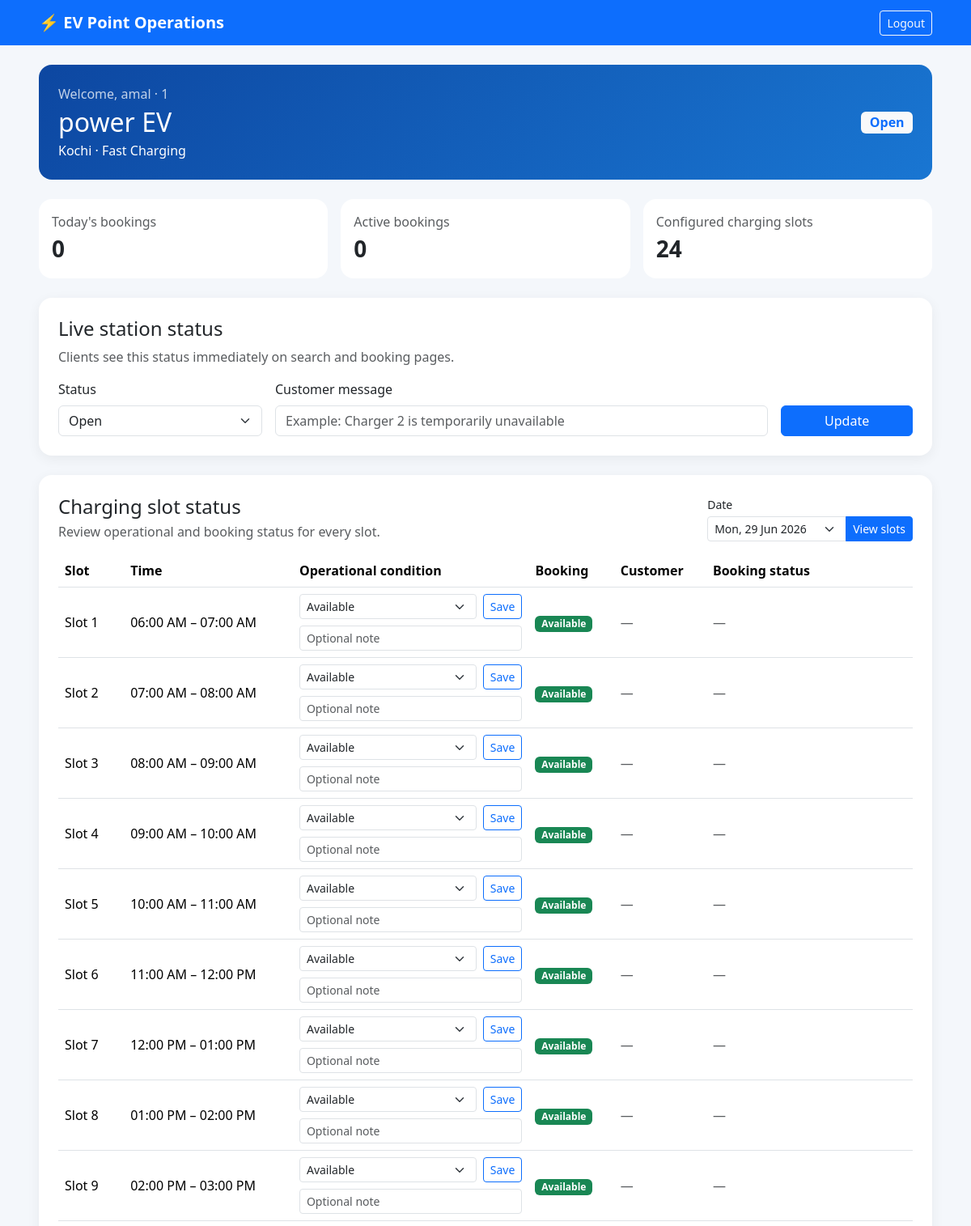
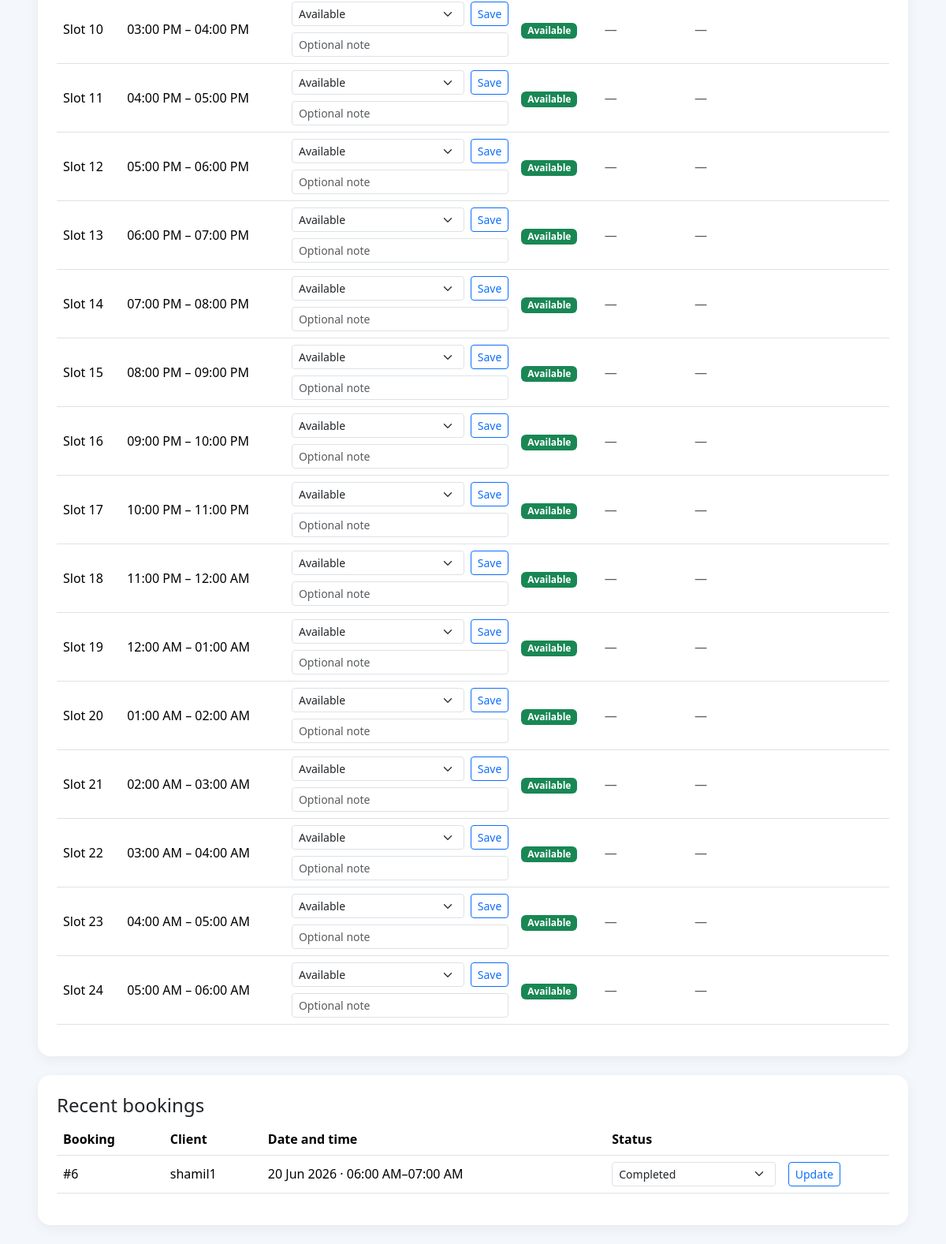
Page /staff/dashboard/ (signed in) on the committed database (2 pictures, top to bottom).
### staff_app/models.py (models this page shows, shortened)
class StationStaffProfile(models.Model):
    user = models.OneToOneField(
        settings.AUTH_USER_MODEL,
        on_delete=models.CASCADE,
        related_name='station_staff_profile',
    )
    station = models.ForeignKey(
        EVStation,
        on_delete=models.CASCADE,
        related_name='staff_members',
    )
    created_by = models.ForeignKey(
        OwnerProfile,
        on_delete=models.CASCADE,
        related_name='created_staff_members',
    )
    full_name = models.CharField(max_length=100)
    phone = models.CharField(max_length=15)
    employee_id = models.CharField(max_length=30)
    is_active = models.BooleanField(default=True)
    created_at = models.DateTimeField(auto_now_add=True)
    class Meta:
        constraints = [
            models.UniqueConstraint(
                fields=('station', 'employee_id'),
                name='unique_employee_id_per_station',
            ),
        ]
        ordering = ('station__station_name', 'full_name')

### owner_app/models.py (models this page shows, shortened)
class EVStation(models.Model):
    class OperationalStatus(models.TextChoices):
        OPEN = 'open', 'Open'
        CLOSED = 'closed', 'Closed'
        MAINTENANCE = 'maintenance', 'Under maintenance'
        OFFLINE = 'offline', 'Offline'
    station_id = models.AutoField(
        primary_key=True
    )
    owner = models.ForeignKey(
        OwnerProfile,
        on_delete=models.CASCADE
    )
    station_name = models.CharField(max_length=100)
    city = models.CharField(max_length=50)
    station_type = models.CharField(max_length=50)
    total_slots = models.IntegerField()
    rate_per_unit = models.DecimalField(
        max_digits=6,
        decimal_places=2
    )
    phone_number = models.CharField(max_length=10)
    is_active = models.BooleanField(default=False)
    operational_status = models.CharField(
        max_length=20,
        choices=OperationalStatus.choices,
        default=OperationalStatus.CLOSED,
    )
    status_message = models.CharField(max_length=200, blank=True)
    status_updated_at = models.DateTimeField(null=True, blank=True)
    status_updated_by = models.ForeignKey(
        settings.AUTH_USER_MODEL,
        on_delete=models.SET_NULL,
        null=True,
        blank=True,
        related_name='station_status_updates',
    )

class chargingslot(models.Model):
    slot_id = models.IntegerField(primary_key=True)
    slot_name = models.CharField(max_length=50)
    start_time = models.CharField(max_length=20)
    end_time = models.CharField(max_length=20)

### client_app/models.py (models this page shows, shortened)
class Booking(models.Model):
    class Status(models.TextChoices):
        PENDING = 'pending', 'Pending'
        CONFIRMED = 'confirmed', 'Confirmed'
        CHARGING = 'charging', 'Charging'
        COMPLETED = 'completed', 'Completed'
        CANCELLED = 'cancelled', 'Cancelled'
    user = models.ForeignKey(
        settings.AUTH_USER_MODEL,
        on_delete=models.CASCADE
    )
    station = models.ForeignKey(
        EVStation,
        on_delete=models.CASCADE
    )
    date = models.DateField()
    slot_name = models.CharField(max_length=50)
    start_time = models.CharField(max_length=20)
    end_time = models.CharField(max_length=20)
    created_at = models.DateTimeField(auto_now_add=True)
    status = models.CharField(
        max_length=20,
        choices=Status.choices,
        default=Status.PENDING,
    )
    status_updated_at = models.DateTimeField(null=True, blank=True)
    status_updated_by = models.ForeignKey(
        settings.AUTH_USER_MODEL,
        on_delete=models.SET_NULL,
        null=True,
        blank=True,
        related_name='booking_status_updates',
    )
    class Meta:
        constraints = [
            models.UniqueConstraint(
                fields=('station', 'date', 'slot_name'),
                condition=~Q(status='cancelled'),
                name='unique_active_booking_per_station_slot',
            ),
        ]
        ordering = ['-date', 'slot_name']

### staff_app/views.py (the view)
# urls.py: path('dashboard/',views.dashboard,name='staff_dashboard'),
def dashboard(request):
    profile = request.user.station_staff_profile
    if not profile.is_active:
        messages.error(request, 'Your station staff account is inactive.')
        return redirect('staff_login')
    station = profile.station
    bookings = Booking.objects.filter(station=station).select_related('user')
    selected_date, date_options = selected_booking_date(request.GET.get('date'))
    slot_rows = build_slot_status_rows(station, selected_date)
    context = {
        'profile': profile,
        'station': station,
        'slot_rows': slot_rows,
        'today_booking_count': bookings.filter(date=timezone.localdate()).count(),
        'active_booking_count': bookings.filter(
            status__in=(Booking.Status.PENDING, Booking.Status.CONFIRMED, Booking.Status.CHARGING),
        ).count(),
        'recent_bookings': bookings[:10],
        'station_status_choices': EVStation.OperationalStatus.choices,
        'slot_status_choices': StationSlotStatus.Status.choices,
        'booking_status_choices': Booking.Status.choices,
        'selected_date': selected_date,
        'date_options': date_options,
    }
    return render(request, 'staff_app/dashboard.html', context)

### staff_app/slot_status.py (called while the page is built)
def booking_date_options():
    today = timezone.localdate()
    return [today + datetime.timedelta(days=offset) for offset in range(7)]

def selected_booking_date(raw_date):
    available_dates = booking_date_options()
    try:
        selected_date = datetime.date.fromisoformat(raw_date) if raw_date else available_dates[0]
    except (TypeError, ValueError):
        selected_date = available_dates[0]
    if selected_date not in available_dates:
        selected_date = available_dates[0]
    return selected_date, available_dates

### staff_app/templates/staff_app/dashboard.html (shortened to what this page needs)
<!DOCTYPE html>
<html lang="en">
<head>
  <link href="https://cdn.jsdelivr.net/npm/bootstrap@5.3.3/dist/css/bootstrap.min.css" rel="stylesheet">
</head>
<body>
  <nav class="navbar navbar-dark bg-primary">
    <div class="container-fluid px-lg-5">
      <span class="navbar-brand fw-bold">⚡ EV Point Operations</span>
      <form method="post" action="{% url 'logout' %}">
        <button class="btn btn-outline-light btn-sm">Logout</button>
      </form>
    </div>
  </nav>
  <main class="container-fluid px-lg-5 py-4">
    <section class="hero rounded-4 p-4 mb-4">
      <div class="d-md-flex justify-content-between align-items-center">
        <div>
          <p class="mb-1 opacity-75">Welcome, {{ profile.full_name }} · {{ profile.employee_id }}</p>
          <h1 class="h2 mb-1">{{ station.station_name }}</h1>
          <p class="mb-0">{{ station.city }} · {{ station.station_type }}</p>
        </div>
        <span class="badge bg-light text-primary fs-6 mt-3 mt-md-0">{{ station.get_operational_status_display }}</span>
      </div>
    </section>
    <div class="row g-3 mb-4">
      <div class="col-md-4"><div class="card metric p-3"><span class="text-muted">Today's bookings</span><strong class="fs-3">{{ today_booking_count }}</strong></div></div>
      <div class="col-md-4"><div class="card metric p-3"><span class="text-muted">Active bookings</span><strong class="fs-3">{{ active_booking_count }}</strong></div></div>
      <div class="col-md-4"><div class="card metric p-3"><span class="text-muted">Configured charging slots</span><strong class="fs-3">{{ slot_rows|length }}</strong></div></div>
    </div>
    <section class="card section-card p-4 mb-4">
      <h2 class="h4">Live station status</h2>
      <p class="text-muted">Clients see this status immediately on search and booking pages.</p>
      <form method="post" action="{% url 'update_station_status' %}" class="row g-3">
        <div class="col-md-3">
          <label class="form-label">Status</label>
          <select class="form-select" name="operational_status" required>
            {% for value, label in station_status_choices %}
              <option value="{{ value }}" {% if station.operational_status == value %}selected{% endif %}>{{ label }}</option>
            {% endfor %}
          </select>
        </div>
        <div class="col-md-7">
          <label class="form-label">Customer message</label>
          <input class="form-control" name="status_message" maxlength="200" value="{{ station.status_message }}" placeholder="Example: Charger 2 is temporarily unavailable">
        </div>
        <div class="col-md-2 d-flex align-items-end"><button class="btn btn-primary w-100">Update</button></div>
      </form>
    </section>
    <section class="card section-card p-4 mb-4">
      <div class="d-md-flex justify-content-between align-items-end mb-3">
        <div>
          <h2 class="h4 mb-1">Charging slot status</h2>
          <p class="text-muted mb-0">Review operational and booking status for every slot.</p>
        </div>
        <form method="get" class="mt-3 mt-md-0">
          <label class="form-label small mb-1" for="staff-date">Date</label>
          <div class="input-group input-group-sm">
            <select class="form-select" id="staff-date" name="date">
              {% for option in date_options %}
                <option value="{{ option|date:'Y-m-d' }}" {% if option == selected_date %}selected{% endif %}>{{ option|date:'D, d M Y' }}</option>
              {% endfor %}
            </select>
            <button class="btn btn-primary">View slots</button>
          </div>
        </form>
      </div>
      <div class="table-responsive">
        <table class="table align-middle">
          <thead><tr><th>Slot</th><th>Time</th><th>Operational condition</th><th>Booking</th><th>Customer</th><th>Booking status</th></tr></thead>
          <tbody>
            {% for row in slot_rows %}
              <tr>
                <td>{{ row.slot.slot_name|title }}</td>
                <td class="text-nowrap">{{ row.slot.start_time }} – {{ row.slot.end_time }}</td>
                <td style="min-width: 240px;">
                  <form method="post" action="{% url 'update_slot_status' row.slot.slot_id %}" class="d-flex flex-column gap-2">
                    <div class="d-flex gap-2">
                      <select class="form-select form-select-sm" name="status" aria-label="Operational status for {{ row.slot.slot_name }}">
                        {% for value, label in slot_status_choices %}
                          <option value="{{ value }}" {% if row.condition_value == value %}selected{% endif %}>{{ label }}</option>
                        {% endfor %}
                      </select>
                      <button class="btn btn-sm btn-outline-primary">Save</button>
                    </div>
                    <input class="form-control form-control-sm" name="note" maxlength="200" value="{{ row.station_status.note }}" placeholder="Optional note">
                  </form>
                </td>
                <td>
                  <span class="badge bg-{{ row.booking_badge }}{% if row.booking_badge == 'warning' %} text-dark{% endif %}">{{ row.booking_label }}</span>
                </td>
                <td>{% if row.booking %}{{ row.booking.user.username }}{% else %}<span class="text-muted">—</span>{% endif %}</td>
                <td style="min-width: 210px;">
                  {% if row.booking %}
                    <form method="post" action="{% url 'update_booking_status' row.booking.pk %}" class="d-flex gap-2">
                      {% csrf_token %}
                      <input type="hidden" name="selected_date" value="{{ selected_date|date:'Y-m-d' }}">
                      <select class="form-select form-select-sm" name="status" aria-label="Status for booking {{ row.booking.pk }}">
                        {% for value, label in booking_status_choices %}<option value="{{ value }}" {% if row.booking.status == value %}selected{% endif %}>{{ label }}</option>{% endfor %}
                      </select>
                      <button class="btn btn-sm btn-outline-primary">Update</button>
                    </form>
                  {% else %}<span class="text-muted">—</span>{% endif %}
                </td>
              </tr>
            {% empty %}<tr><td colspan="6" class="text-muted">No charging slots have been configured.</td></tr>{% endfor %}
          </tbody>
        </table>
      </div>
    </section>
    <section class="card section-card p-4">
      <h2 class="h4">Recent bookings</h2>
      <div class="table-responsive">
        <table class="table align-middle">
          <thead><tr><th>Booking</th><th>Client</th><th>Date and time</th><th>Status</th><th></th></tr></thead>
          <tbody>
            {% for booking in recent_bookings %}
              <tr>
                <td>#{{ booking.pk }}</td>
                <td>{{ booking.user.username }}</td>
                <td>{{ booking.date|date:'d M Y' }} · {{ booking.start_time }}–{{ booking.end_time }}</td>
                  <td><select class="form-select form-select-sm" name="status" form="booking-form-{{ booking.pk }}">
                    {% for value, label in booking_status_choices %}<option value="{{ value }}" {% if booking.status == value %}selected{% endif %}>{{ label }}</option>{% endfor %}
                  </select></td>
                  <td><form id="booking-form-{{ booking.pk }}" method="post" action="{% url 'update_booking_status' booking.pk %}"><button class="btn btn-sm btn-outline-primary">Update</button></form></td>
              </tr>
            {% empty %}<tr><td colspan="5" class="text-muted">No bookings yet.</td></tr>{% endfor %}
          </tbody>
        </table>
      </div>
    </section>
  </main>
</body>
</html>

### staff_app/templates/staff_app/dashboard.html (style rules this page uses)
body { background: #f4f7fb; }
.hero { background: linear-gradient(135deg, #0d47a1, #1976d2); color: white; }
.metric { border: 0; border-radius: 1rem; }
.section-card { border: 0; border-radius: 1rem; box-shadow: 0 .25rem 1rem rgba(0,0,0,.06); }
.table td, .table th { vertical-align: middle; }

### rows in the picture
StationStaffProfile: full_name "amal", employee_id "1"
EVStation: station_name "power EV", city "Kochi", station_type "Fast Charging", operational_status "Open"
chargingslot: slot.slot_name "Slot 1", slot.start_time "06:00 AM", slot.end_time "07:00 AM", status "Available", booking_label "Available"
chargingslot: slot.slot_name "Slot 2", slot.start_time "07:00 AM", slot.end_time "08:00 AM", status "Available", booking_label "Available"
chargingslot: slot.slot_name "Slot 3", slot.start_time "08:00 AM", slot.end_time "09:00 AM", status "Available", booking_label "Available"
chargingslot: slot.slot_name "Slot 4", slot.start_time "09:00 AM", slot.end_time "10:00 AM", status "Available", booking_label "Available"
chargingslot: slot.slot_name "Slot 5", slot.start_time "10:00 AM", slot.end_time "11:00 AM", status "Available", booking_label "Available"
chargingslot: slot.slot_name "Slot 6", slot.start_time "11:00 AM", slot.end_time "12:00 PM", status "Available", booking_label "Available"
chargingslot: slot.slot_name "Slot 7", slot.start_time "12:00 PM", slot.end_time "01:00 PM", status "Available", booking_label "Available"
chargingslot: slot.slot_name "Slot 8", slot.start_time "01:00 PM", slot.end_time "02:00 PM", status "Available", booking_label "Available"
chargingslot: slot.slot_name "Slot 9", slot.start_time "02:00 PM", slot.end_time "03:00 PM", status "Available", booking_label "Available"
chargingslot: slot.slot_name "Slot 10", slot.start_time "03:00 PM", slot.end_time "04:00 PM", status "Available", booking_label "Available"
chargingslot: slot.slot_name "Slot 11", slot.start_time "04:00 PM", slot.end_time "05:00 PM", status "Available", booking_label "Available"
chargingslot: slot.slot_name "Slot 12", slot.start_time "05:00 PM", slot.end_time "06:00 PM", status "Available", booking_label "Available"
chargingslot: slot.slot_name "Slot 13", slot.start_time "06:00 PM", slot.end_time "07:00 PM", status "Available", booking_label "Available"
chargingslot: slot.slot_name "Slot 14", slot.start_time "07:00 PM", slot.end_time "08:00 PM", status "Available", booking_label "Available"
chargingslot: slot.slot_name "Slot 15", slot.start_time "08:00 PM", slot.end_time "09:00 PM", status "Available", booking_label "Available"
chargingslot: slot.slot_name "Slot 16", slot.start_time "09:00 PM", slot.end_time "10:00 PM", status "Available", booking_label "Available"
chargingslot: slot.slot_name "Slot 17", slot.start_time "10:00 PM", slot.end_time "11:00 PM", status "Available", booking_label "Available"
chargingslot: slot.slot_name "Slot 18", slot.start_time "11:00 PM", slot.end_time "12:00 AM", status "Available", booking_label "Available"
chargingslot: slot.slot_name "Slot 19", slot.start_time "12:00 AM", slot.end_time "01:00 AM", status "Available", booking_label "Available"
chargingslot: slot.slot_name "Slot 20", slot.start_time "01:00 AM", slot.end_time "02:00 AM", status "Available", booking_label "Available"
chargingslot: slot.slot_name "Slot 21", slot.start_time "02:00 AM", slot.end_time "03:00 AM", status "Available", booking_label "Available"
chargingslot: slot.slot_name "Slot 22", slot.start_time "03:00 AM", slot.end_time "04:00 AM", status "Available", booking_label "Available"
chargingslot: slot.slot_name "Slot 23", slot.start_time "04:00 AM", slot.end_time "05:00 AM", status "Available", booking_label "Available"
chargingslot: slot.slot_name "Slot 24", slot.start_time "05:00 AM", slot.end_time "06:00 AM", status "Available", booking_label "Available"
Booking: pk "6", user.username "shamil1", date "20 Jun 2026", start_time "06:00 AM", end_time "07:00 AM", status "Completed"

### other values in the picture
{{ today_booking_count }} "0"
{{ active_booking_count }} "0"
{{ slot_rows|length }} "24"
form field date "Mon, 29 Jun 2026"
